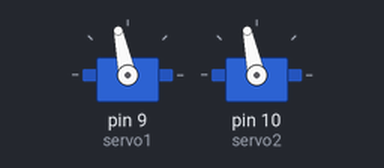
A sketch run on a simulated Arduino Uno, built with avr-gcc and run on an emulated ATmega328P. Shown: 2 × servo.

Above: at 0.05 s.
At 0.15 s:
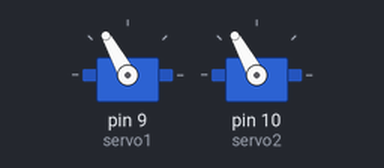
At 0.4 s:
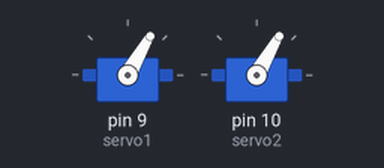
At 0.5 s:
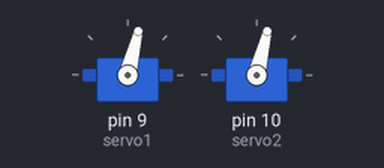
Timing chart, 0 to 3.0 s (numbered marks = the images above):
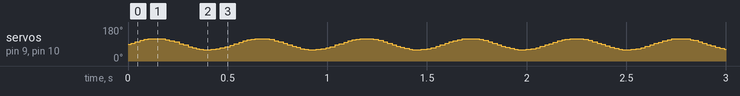

The sketch:

sinusoidal_input_v2.ino
```cpp
#include <Servo.h>

Servo servo1;
Servo servo2;

// Sine wave parameters
float frequency = 1.9;   // Frequency in Hz
float amplitude = 30.0;  // Amplitude in degrees (max swing from center)
float offset = 90.0;     // Offset in degrees (center position of the servo)

// Timing variables
unsigned long previousMillis = 0;  // Stores the last time the servos were updated
const unsigned long updateInterval = 5;  // Update interval in milliseconds (~50Hz)

void setup() {
  // Attach the servos to their respective pins
  servo1.attach(9);   // Change the pin number if needed
  servo2.attach(10);  // Change the pin number if needed

  // Move servos to the initial position
  servo1.write(offset);
  servo2.write(offset);
}

void loop() {
  // Get the current time in milliseconds
  unsigned long currentMillis = millis();

  // Check if it's time to update the servos
  if (currentMillis - previousMillis >= updateInterval) {
    previousMillis = currentMillis;

    // Calculate the time in seconds
    float timeInSeconds = currentMillis / 1000.0;

    // Calculate the sine wave value
    float angle = amplitude * sin(2.0 * PI * frequency * timeInSeconds) + offset;

    // Constrain the angle to valid servo values (0 to 180 degrees)
    angle = constrain(angle, 0.0, 180.0);

    // Write the angle to the servos
    servo1.write(angle);
    servo2.write(angle);
  }
}
```
